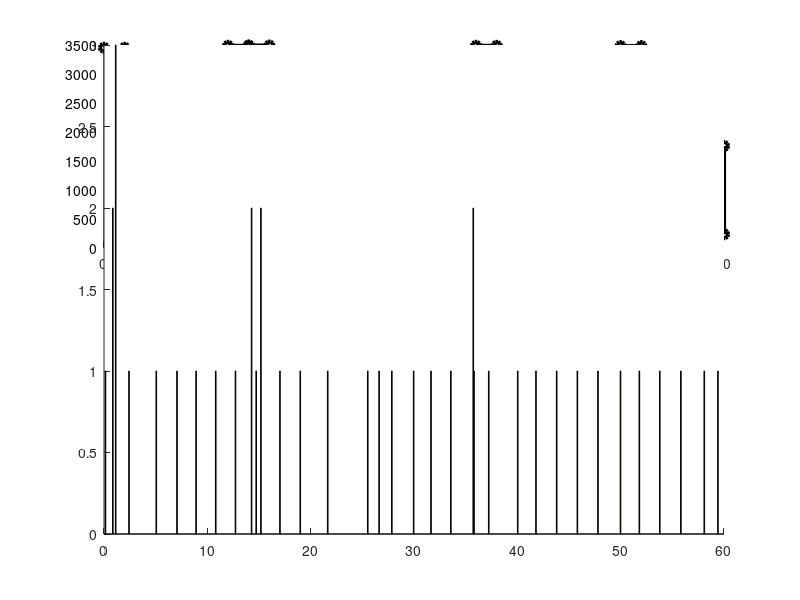

Reproduce this figure in MATLAB. (Note: this script raises an error after producing the figure.)
clear all;
close all;
% %%%% frame/segment 100, file size for seg0: lay0-97KB, lay1-691KB, lay2-708KB
% %%% fps is 25, 4 seconds per segment
% l1=[1 1 1 1 1];
% l2=[1 1 1 1 1];
% threshold1=[208.604 208.604 208.604 208.604 208.604 208.604 208.604 208.604 208.604 208.604];
% threshold2=[596.307 596.307 596.307 596.307 596.307 596.307 596.307 596.307 596.307 596.307];
% time_slot = 0:2:20;
% 
% %% calculate the selected layer for speed 200KB/s
% bd_200 = [200 204.499 349.135 106.823 267.960];%
% layer_200=[2 2 3 2 3];%0:1 16:2 32:3
% z_200=[l1' (layer_200-l1)' l1']
% %% plot figure1
% figure(1);
% 
% stackedbar = @(x, A) bar(x, A, 0.3,'stack');
% 
% prettyline = @(x, y) plot(x, y, 'k-o', 'LineWidth', 1);
% 
% [hAxes,hBar,hLine] = plotyy(time_slot,z_200,time_slot,bd_200,stackedbar,prettyline);
% set(hAxes,'XTick',time_slot); % Change x-axis ticks
% set(hAxes,'XTickLabel',time_slot); % Change x-axis ticks labels to desired values.
% set(hAxes,'NextPlot','add');
% plot(hAxes(2),time_slot,threshold1,'b-.o');
% axis(hAxes(2),[-2 18 0 500]);
% axis(hAxes(1),[-2 18 0 5]);
% 
% colormap summer;
% title('Layer selection, network speed from 200KB/s to 400KB/s');
% xlabel('Time (s)');
% ylabel(hAxes(1),'Layer ID');
% ylabel(hAxes(2), 'Bandwidth (KB/s)');
% legend(hAxes(1),'layer1','layer2','layer3');
% legend(hAxes(2),'Estimate Bandwidth','Switch threshold','Real Bandwidth');

%%

figure;
subplot(2,1,1);
hold on
%choose level to upload
y_1=[
1
2
3
1
1
1
1
1
1
2
1
2
1
1
1
1
1
1
1
1
1
2
1
1
1
1
1
1
1
1
1
1
1
1
1
];
%times of upload
x_1= [
00.140365
00.854808
01.131744
02.419684
05.059314
07.062846
08.912330
10.813293
12.723033
14.281174
14.728876
15.186067
17.027474
18.991653
21.651055
25.524814
26.622765
27.854330
29.966356
31.647092
33.566194
35.734210
35.807833
37.23343
40.037113
41.803020
43.80825
45.810516
47.80396
49.985648
51.808342
53.786144
55.826186
58.090560
59.413718
]; 
%simulated bandwith values
y_3=[
3451
1503
217
1660
3363
1619
3485
3490
1966
1994
226
217
222
1911
1719
1712
3237
1675
3485
1965
3307
1983
3369
1871
3176
3480
3247
1702
1957
1756
231];
stackedbar = @(x, A) bar(x, A,'stack');
prettyline = @(x, y) stairs(x, y, 'k-o', 'LineWidth', 3,'Color','k');

time_slot_2=0:2:60;

[hAxes,hBar,hLine]=plotyy(time_slot_2,y_3,x_1,y_1, prettyline, stackedbar);
set(hAxes,'XTick',time_slot_2); % Change x-axis ticks
layer_id=[0 1 2 3 4 5];
bw=0:500:4000;
set(hAxes(2),'Ytick',layer_id);   %CHANGED
set(hAxes(1),'Ytick',bw);         % CHANGED
colormap summer;

line([0 60],[3101 3101],'LineStyle','--','Linewidth',2,'Color','b');
line([0 60],[1470 1470],'LineStyle','--','Linewidth',2,'Color','c');
line([0 60],[198 198],'LineStyle','--','Linewidth',2,'Color','g');

title('Layer selection, network speed from 200Kb/s to 3500Kb/s');
xlabel('Time (s)');
ylabel(hAxes(2),'Layer ID');    %cHANGED
ylabel(hAxes(1), 'Bandwidth (Kb/s)');   %CHANGED
legend(hAxes(2),'Layer ID','Simulated Bandwidth','Threshold Layer 3','Threshold Layer 2','Threshold Layer 1');
%grid minor
hold off


%%
subplot(2,1,2);
%upload times
x_4= x_1; 
%estimated values of BW
y_4=[
3170.07856786
3251.55108351
3248.18654293
1433.09550384
193.507989789
1583.88719967
3201.45467972
1500.71002875
3038.04006369
3311.09424646
3079.46173076
3313.59684209
1874.90873288
1902.55499187
200.338407034
206.481964325
189.430316215
1819.73768852
1642.86483994
1588.38524038
2842.76058177
2255.38957333
1505.04854621
3318.05249823
1871.41893663
3020.38018046
1889.69663797
3106.04678196
1783.99714901
3026.98141362
3186.51996689
2836.60236733
1546.26926261
1867.92096752
1674.37966058
];

hold on
%threshold_values=[0 198 1470 3101];
time_slot_3=[0:2:60]

stairs(time_slot_3,y_3,'Linewidth',2,'Color',[1 0 0]);
line(x_4,y_4,'Color','k','Linewidth',2);

line([0 60],[3101 3101],'LineStyle','--','Linewidth',2,'Color','b');
line([0 60],[1470 1470],'LineStyle','--','Linewidth',2,'Color','c');
line([0 60],[198 198],'LineStyle','--','Linewidth',2,'Color','g');

title('Bandwidth estimation, network speed from 200Kb/s to 3500Kb/s');
xlabel('Time (s)');
ylabel('Bandwidth (Kb/s)');
legend('Simulated Bandwidth','Estimated Bandwidth','Threshold Layer 3','Threshold Layer 2','Threshold Layer 1');

%%















